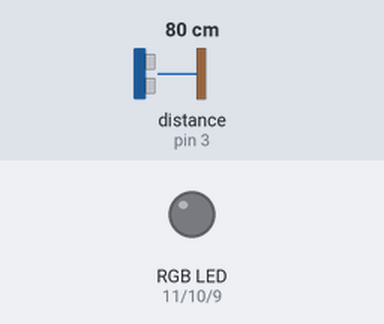
Bench run of a sketch on a simulated Arduino Uno, built with avr-gcc and run on an emulated ATmega328P. Shown: an RGB LED mixed from three pins (HIGH = lit). Wiring (inferred from the names in the program): ultrasonic range finder: trigger pin 2; echo pin 3. The test bench sets the inputs (shaded band); at power-on: distance to the obstacle (sensor on pin 3) 80 cm. The echo pulse lasts 58.3 µs per cm; dim RGB values are drawn brighter than linear; pins used as bus, display or sensor lines are not drawn.

Above: at 1.2 s.
1.3 s: distance to the obstacle (sensor on pin 3) set to 23 cm
2.8 s: distance to the obstacle (sensor on pin 3) set to 19 cm
At 3.7 s:
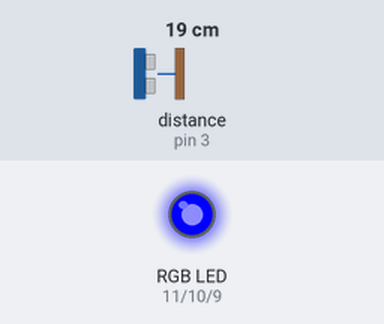
4.3 s: distance to the obstacle (sensor on pin 3) set to 2 cm
At 5.5 s:
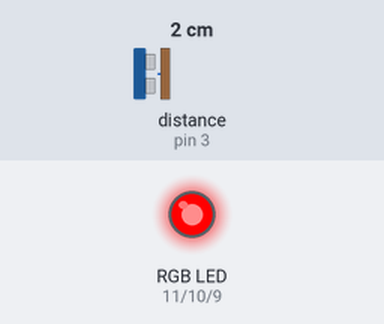
5.8 s: distance to the obstacle (sensor on pin 3) set to 9 cm
7.3 s: distance to the obstacle (sensor on pin 3) set to 12 cm
At 7.7 s:
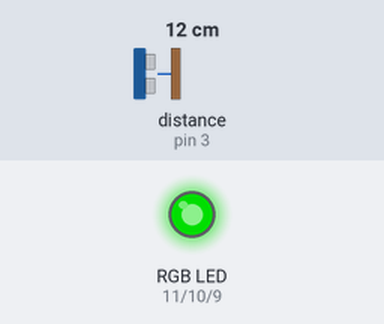
Timing chart, 0 to 9.8 s (numbered marks = the images above; inputs shaded):
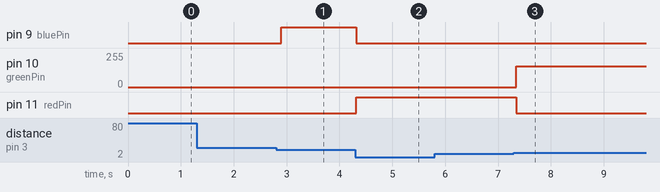

The sketch:

Wave.ino
```cpp
const int TRIG = 2;
const int ECHO = 3;
const int redPin = 11;
const int greenPin = 10;
const int bluePin = 9;

void setup()
{
  pinMode(TRIG,OUTPUT);
  pinMode(ECHO,INPUT);
}

void loop()
{
  digitalWrite(TRIG,LOW);
  delayMicroseconds(2);
  digitalWrite(TRIG,HIGH);
  delayMicroseconds(10);
  digitalWrite(TRIG,LOW);
  digitalWrite(TRIG,LOW);
  /* Echo 핀으로 들어오는 펄스의 시간을 측정하여 거리를 센티미로 환산
   * 음파의 속도는 240m/s,1cm를 이동하는데 약 29 us
   * 음파의 이동거리 = 왕복시간/1cm 이동시간(29)/2
   */
  long distance = pulseIn(ECHO,HIGH)/29/2;
  analogWrite(redPin,0);
  analogWrite(greenPin,0);
  analogWrite(bluePin,0);
  if(distance<10)
  {
    analogWrite(redPin,255);
  }
  else if(distance < 15)
  {
    analogWrite(greenPin,155);
  }
  else if(distance < 20)
  {
    analogWrite(bluePin,255);
  }
  delay(100);
}
```

Measured:
- the behaviour switches between 21 and 20 cm on distance to the obstacle (sensor on pin 3) (found by bisection; images 0 and 1)
- the behaviour switches between 10 and 11 cm on distance to the obstacle (sensor on pin 3) (found by bisection; images 2 and 3)
- after the input at 1.3 s, every drawn part: stays the same
- after the input at 2.8 s, pin 9 (bluePin): LOW → HIGH after 0.10 s
- after the input at 4.3 s, pin 9 (bluePin): HIGH → LOW at once; pin 11 (redPin): LOW → HIGH at once
- after the input at 7.3 s, pin 10 (greenPin): 0/255 → 155/255 after 0.05 s; pin 11 (redPin): HIGH → LOW after 0.05 s
